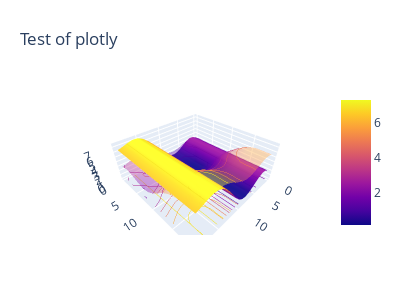

The notebook cell saved with this chart:
### Code cell
import plotly.graph_objects as go
Z2 = Z-np.random.rand()*5 
# Read data from a csv
# z_data = pd.read_csv('https://raw.githubusercontent.com/plotly/datasets/master/api_docs/mt_bruno_elevation.csv')
fig = go.Figure(data=[go.Surface(z=Z),
                      go.Surface(z=RZ,showscale=False, opacity=0.4)
                     ])
fig.update_layout(title='Test of plotly', autosize=False,
                  width=400, height=300,
                  margin=dict(l=65, r=50, b=65, t=90))

fig.update_traces(contours_z=dict(show=True, usecolormap=True,
                                  highlightcolor="limegreen", project_z=True))
fig.show()

### Figure 1 — Plotly figure (JSON) as saved in the notebook; plotly's stock layout.template omitted (floating-point values rounded to 4 significant figures; data arrays with more than 128 entries replaced by an {"elided": "..."} marker saying what was removed)
{"data": [{"contours": {"z": {"highlightcolor": "limegreen", "project": {"z": true}, "show": true, "usecolormap": true}}, "type": "surface", "z": {"elided": "20x20 float values"}}, {"contours": {"z": {"highlightcolor": "limegreen", "project": {"z": true}, "show": true, "usecolormap": true}}, "opacity": 0.4, "showscale": false, "type": "surface", "z": {"elided": "20x20 float values"}}], "layout": {"autosize": false, "height": 300, "margin": {"b": 65, "l": 65, "r": 50, "t": 90}, "scene": {"aspectmode": "auto", "aspectratio": {"x": 1.376, "y": 1.376, "z": 0.528}}, "title": {"text": "Test of plotly"}, "width": 400}}
